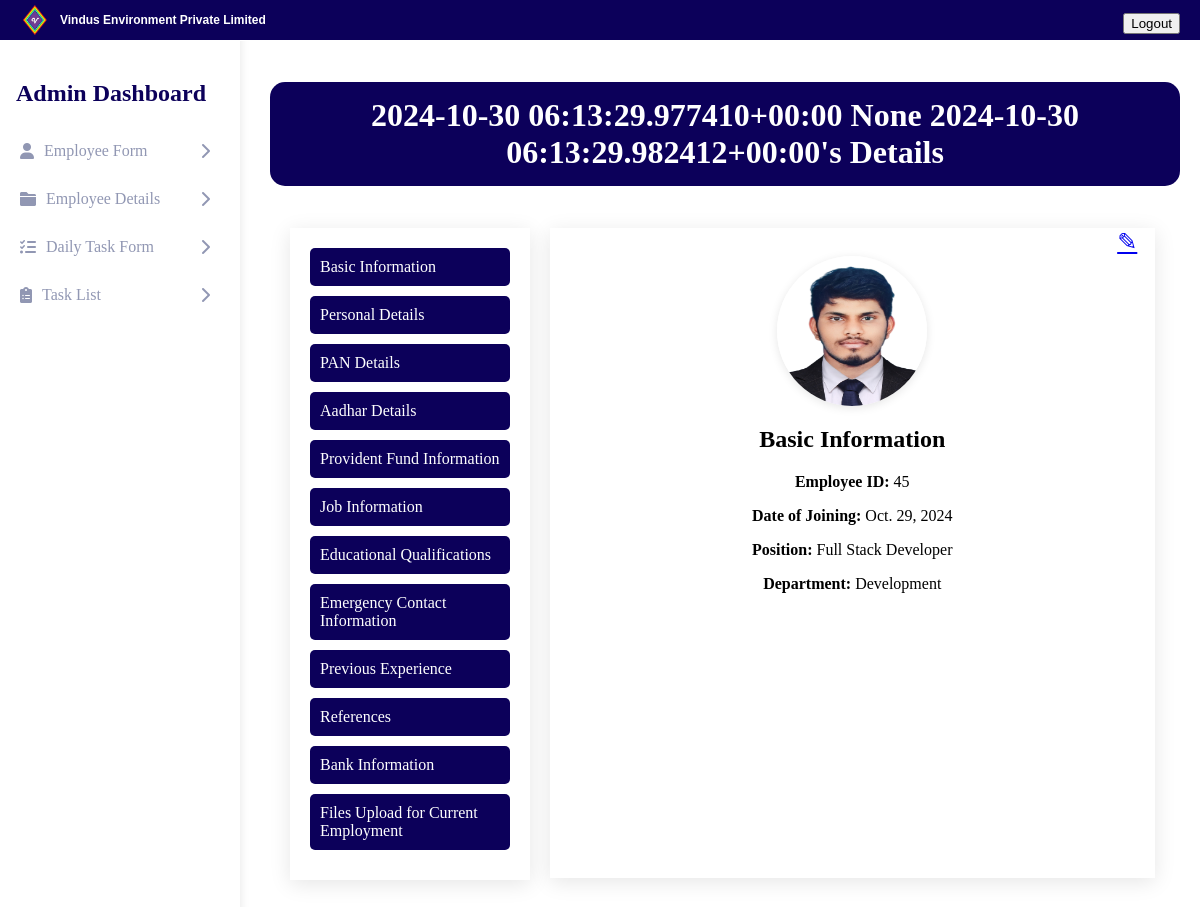
Screenshot of /employees/2/ with the database file from the repository.
### EmployeeDashboard/models.py (models this page shows, shortened)
class Employee(models.Model):
    GENDER_CHOICES = [
        ('Male', 'Male'),
        ('Female', 'Female'),
        ('Other', 'Other')
    ]
    MARITAL_STATUS_CHOICES = [
        ('Single', 'Single'),
        ('Married', 'Married')
    ]
    EMPLOYMENT_TYPE_CHOICES = [
        ('Full-time', 'Full-time'),
        ('Part-time', 'Part-time'),
        ('Contract', 'Contract')
    ]
    EMPLOYEE_STATUS_CHOICES=[
        ('Active','Active'),
        ('InActive','InActive')
    ]
    YES_NO_CHOICES = [
        ('Yes', 'Yes'),
        ('No', 'No')
    ]
    first_name = models.CharField(max_length=100)
    middle_name = models.CharField(max_length=100, blank=True, null=True)
    last_name = models.CharField(max_length=100)
    profile_picture = models.ImageField(upload_to='profile_pics/', blank=True, null=True)
    dob = models.DateField(verbose_name="Date of Birth")
    place_of_birth = models.CharField(max_length=100)
    employee_status=models.CharField(max_length=15, choices=EMPLOYEE_STATUS_CHOICES)
    father_name = models.CharField(max_length=100)
    gender = models.CharField(max_length=10, choices=GENDER_CHOICES)
    marital_status = models.CharField(max_length=15, choices=MARITAL_STATUS_CHOICES)
    nationality = models.CharField(max_length=50)
    blood_group = models.CharField(max_length=3, blank=True, null=True)
    address = models.TextField(verbose_name="Current Address")
    city = models.CharField(max_length=50)
    state = models.CharField(max_length=50)
    zip_code = models.CharField(max_length=10)
    mobile = models.CharField(max_length=20)
    alternate_phone = models.CharField(max_length=20, blank=True, null=True)
    personal_email = models.EmailField()
    work_email = models.EmailField()
    passport_no = models.CharField(max_length=20, blank=True, null=True)
    passport_valid_from = models.DateField(blank=True, null=True)
    passport_valid_upto = models.DateField(blank=True, null=True)
    passport_file_upload = models.FileField(upload_to='passport_docs/', blank=True, null=True)
    visa_file_upload = models.FileField(upload_to='visa_docs/', blank=True, null=True)
    pan_name = models.CharField(max_length=100, verbose_name="Name as on PAN")
    pan_number = models.CharField(max_length=10)
    pan_upload_file = models.FileField(upload_to='pan_docs/', blank=True, null=True)
    aadhar_name = models.CharField(max_length=100, verbose_name="Name as on Aadhar")
    aadhar_number = models.CharField(max_length=12)
    aadhar_file_upload = models.FileField(upload_to='aadhar_docs/', blank=True, null=True)
    pf_member = models.CharField(max_length=3, choices=YES_NO_CHOICES, default='No', verbose_name="Are you a member of PF?")
    pf_number = models.CharField(max_length=20, blank=True, null=True)
    pf_withdrawn = models.CharField(max_length=3, choices=YES_NO_CHOICES, default='No', verbose_name="Have you withdrawn from previous PF account?")
    uan_number = models.CharField(max_length=20, blank=True, null=True)
    uan_confirmed = models.CharField(max_length=3, choices=YES_NO_CHOICES, default='No')
    active_visa = models.CharField(max_length=3, choices=YES_NO_CHOICES, default='No')
    employee_id = models.CharField(max_length=20, unique=True)
    date_of_joining = models.DateField()
    position = models.CharField(max_length=50)
    department = models.CharField(max_length=50)
    employment_type = models.CharField(max_length=15, choices=EMPLOYMENT_TYPE_CHOICES)
    reporting_manager = models.CharField(max_length=100)
    job_location = models.CharField(max_length=100)
    work_schedule = models.CharField(max_length=50)
    job_related_documents = models.FileField(upload_to='job_docs/', blank=True, null=True)
    highest_degree = models.CharField(max_length=50)
    institution_name = models.CharField(max_length=100)
    field_of_study = models.CharField(max_length=50)
    year_of_graduation = models.IntegerField()
    certifications = models.FileField(upload_to='certifications/', blank=True, null=True)
    previous_company_name = models.CharField(max_length=100)
    previous_job_title = models.CharField(max_length=50)
    previous_work_location = models.CharField(max_length=100)
    previous_exit_date = models.DateField()
    responsibilities = models.TextField()
    reason_for_leaving = models.TextField()
    reference_1_name = models.CharField(max_length=100)
    reference_1_designation = models.CharField(max_length=50)
    reference_1_company_name = models.CharField(max_length=100)
    reference_1_contact = models.CharField(max_length=20)
    reference_1_email = models.EmailField()
    reference_2_name = models.CharField(max_length=100)
    reference_2_designation = models.CharField(max_length=50)
    reference_2_company_name = models.CharField(max_length=100)
    reference_2_contact = models.CharField(max_length=20)
    reference_2_email = models.EmailField()
    emergency_first_name = models.CharField(max_length=100)
    emergency_middle_name = models.CharField(max_length=100, blank=True, null=True)
    emergency_last_name = models.CharField(max_length=100)
    emergency_relationship = models.CharField(max_length=50)
    emergency_home_phone = models.CharField(max_length=20)
    emergency_mobile_phone = models.CharField(max_length=20)
    emergency_city = models.CharField(max_length=50)
    emergency_state = models.CharField(max_length=50)
    emergency_zip_code = models.CharField(max_length=10)
    bank_name_on_account = models.CharField(max_length=100, verbose_name="Name as on Bank Account")
    bank_account_number = models.CharField(max_length=20)
    bank_name = models.CharField(max_length=100)
    bank_branch_name = models.CharField(max_length=100)
    bank_ifsc_code = models.CharField(max_length=11)
    bank_branch_address = models.TextField()
    passbook_file_upload = models.FileField(upload_to='passbook_docs/', blank=True, null=True)
    offer_letter = models.FileField(upload_to='employee_docs/offer_letters/', blank=True, null=True)
    nda_form = models.FileField(upload_to='employee_docs/nda_forms/', blank=True, null=True)
    btech_memo = models.FileField(upload_to='employee_docs/btech_memo/', blank=True, null=True)
    btech_tc = models.FileField(upload_to='employee_docs/btech_tc/', blank=True, null=True)
    relieving_letter = models.FileField(upload_to='employee_docs/relieving_letters/', blank=True, null=True)
    experience_letter = models.FileField(upload_to='employee_docs/experience_letters/', blank=True, null=True)
    payslips = models.FileField(upload_to='employee_docs/payslips/', blank=True, null=True)  # Allows multiple files upload

### EmployeeDashboard/views.py (the view)
# urls.py: path('employees/<int:pk>/', employee_detail, name='employee_detail'),
def employee_detail(request, pk):
    employee = get_object_or_404(Employee, pk=pk)
    return render(request, 'employee_detail.html', {'employee': employee})

### templates/employee_detail.html (shortened to what this page needs)
<!DOCTYPE html>
<html lang="en">
<head>
</head>
{% extends 'base.html' %}
    {% block content %}
    <div class="main-content">
        <div class="employee-heading">
        <h1>{{ employee.first_name }} {{ employee.middle_name }} {{ employee.last_name }}'s Details</h1>
        </div>
        <div class="profile-container">
            <div class="sidebar2">
                <a href="#" onclick="showSection('basic-info')">Basic Information</a>
                <a href="#" onclick="showSection('personal-details')">Personal Details</a>
                <a href="#" onclick="showSection('pan-details')">PAN Details</a>
                <a href="#" onclick="showSection('aadhar-details')">Aadhar Details</a>
                <a href="#" onclick="showSection('pf-info')">Provident Fund Information</a>
                <a href="#" onclick="showSection('job-info')">Job Information</a>
                <a href="#" onclick="showSection('education')">Educational Qualifications</a>
                <a href="#" onclick="showSection('emergency-contact')">Emergency Contact Information</a>
                <a href="#" onclick="showSection('previous-experience')">Previous Experience</a>
                <a href="#" onclick="showSection('references')">References</a>
                <a href="#" onclick="showSection('bank-info')">Bank Information</a>
                <a href="#" onclick="showSection('files-upload')">Files Upload for Current Employment</a>
            </div>
            <div class="content">
                 <div class="edit">
                <a href="{% url 'edit_employee' employee.pk %}" class="edit-icon">✎</a></div>
                {% if employee.profile_picture %}
                <img src="{{ employee.profile_picture.url }}" alt="Profile Picture" class="profile-picture" width="150" height="150">
                {% endif %}
                <div id="basic-info" class="section active">
                    <h2>Basic Information</h2>
                    <p class="field"><strong>Employee ID:</strong> {{ employee.employee_id }}</p>
                    <p class="field"><strong>Date of Joining:</strong> {{ employee.date_of_joining }}</p>
                    <p class="field"><strong>Position:</strong> {{ employee.position }}</p>
                    <p class="field"><strong>Department:</strong> {{ employee.department }}</p>
                </div>
            </div>
        </div>
    </div>
    {% endblock %}

### templates/employee_detail.html (style rules this page uses)
.profile-container { display: flex; border-radius: 10px; padding: 20px; width: 95%; }
.sidebar2 { width: 200px; margin-right: 20px; box-shadow: 0 4px 20px rgba(0, 0, 0, 0.1); background: white; padding: 20px; }
.sidebar2 a { display: block; padding: 10px; margin-bottom: 10px; background-color: #0c005a; color: white; text-decoration: none; border-radius: 5px; transition: background-color 0.3s ease; }
.content { flex-grow: 1; text-align: center; box-shadow: 0 4px 20px rgba(0, 0, 0, 0.1); background: white; overflow-y: scroll; height: 650px; }
.profile-picture { display: block; margin: 0 auto 20px; border-radius: 50%; box-shadow: 0 2px 10px rgba(0, 0, 0, 0.1); }
.section { display: none; margin-bottom: 30px; }
.section.active { display: block; }
.edit { margin-left: 550px; font-size: 24px; }
.employee-heading { text-align: center; }
h1 { background-color: #0c005a; color: white; padding: 15px; border-radius: 15px; display: inline-block; }

### templates/includes/sidebar.html (style rules this page uses)
body { margin: 0; padding: 0; }
.main-content { flex-grow: 1; padding: 20px; margin-left: 250px; border-radius: 8px; }

### rows the page displays
Employee: first_name "2024-10-30 06:13:29.977410+00:00", middle_name "None", last_name "2024-10-30 06:13:29.982412+00:00", profile_picture (picture), employee_id "45", date_of_joining "Oct. 29, 2024", position "Full Stack Developer", department "Development"
